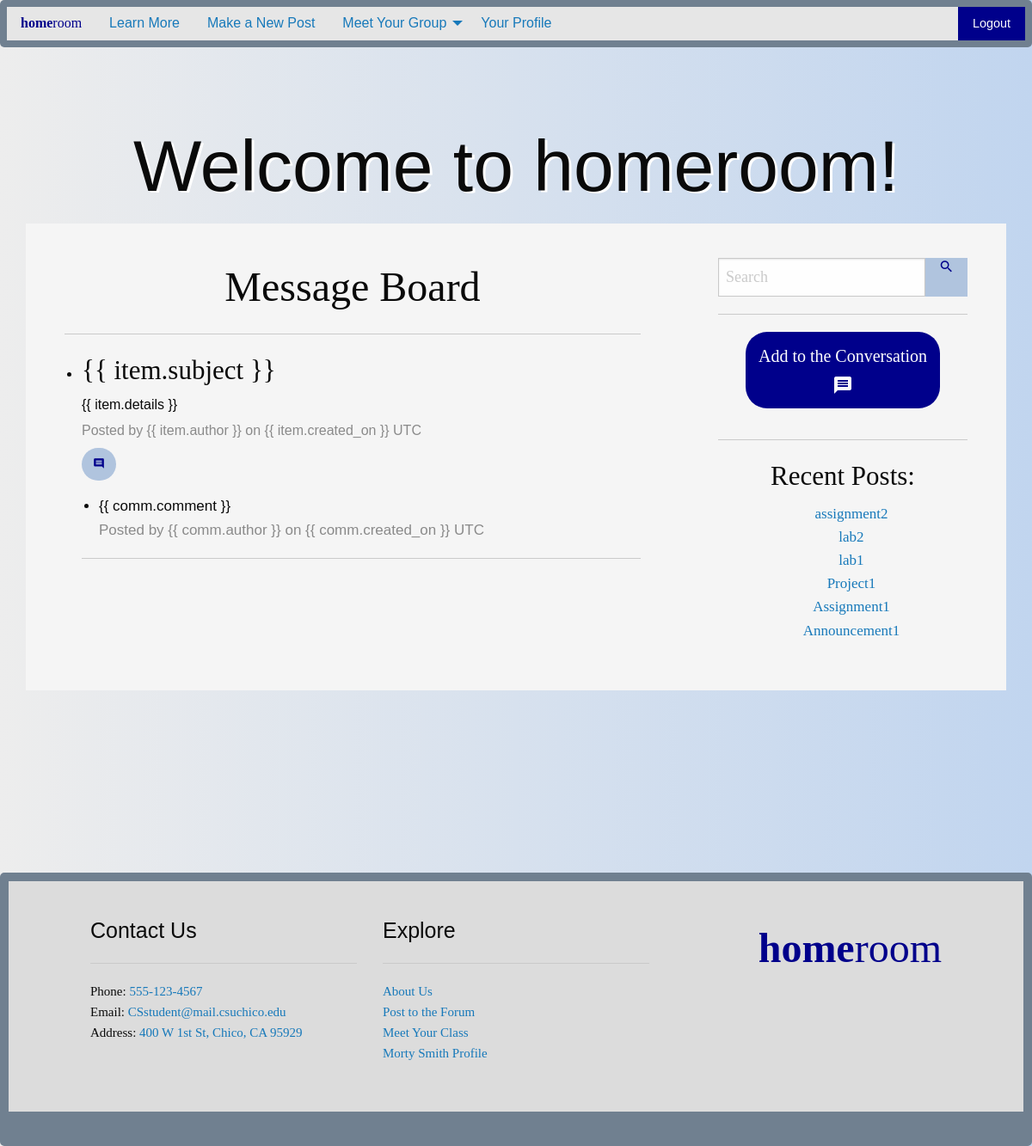
Before: / (signed in) with the older database file.
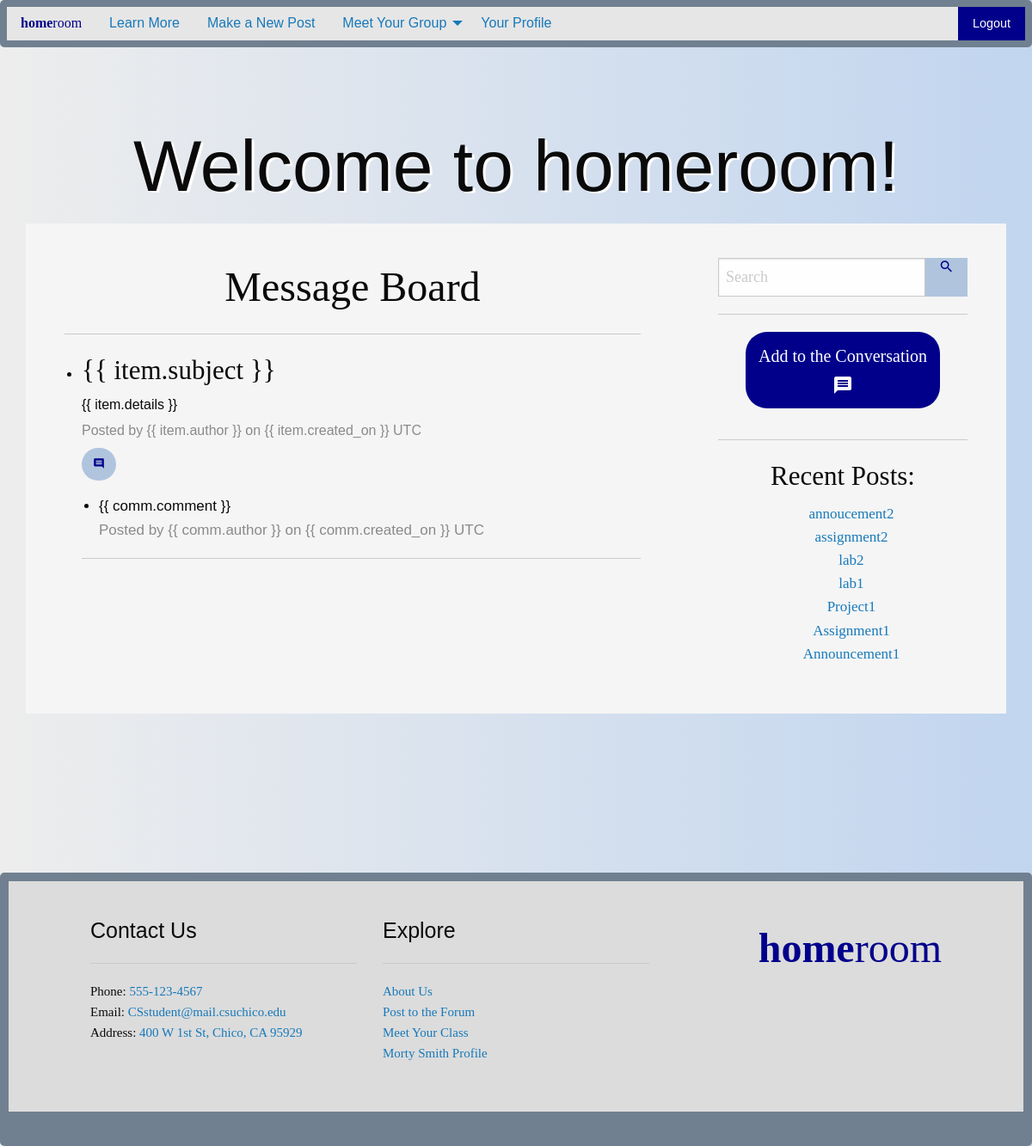
After: the same page with the newer database file.
### myapp/models.py (models this page shows, shortened)
class Post_Model(models.Model):
    subject = models.CharField(max_length=240)
    details = models.TextField()
    created_on = models.DateTimeField(auto_now_add=True, blank=True)
    author = models.ForeignKey(
        User,
        on_delete=models.CASCADE
    )

### myapp/views.py (the view)
# urls.py: path('', views.index, name='index'),
def index(request):
    myDate = datetime.now()
    site_name = 'homeroom'
    message = """Simple to use. No cost to you.
        A safe place to connect with your class and communicate better."""
    post_list = Post_Model.objects.all().order_by("-created_on")
    user_list = User.objects.all()
    student_list = Student_Model.objects.all()
    context = {
        'site_name':site_name,
        'message':message,
        'post_list':post_list,
        'student_list':student_list,
        'user_list':user_list,
        'date':myDate
    }
    return render(request, 'index.html', context)

### myapp/templates/index.html (shortened to what this page needs)
{% extends "base.html" %}
{% load static %}
{% block body %}
  <div class="grid-container" id="main-body">
    <div class="grid-y medium-grid-frame">
      <div class="cell shrink header medium-cell-block-container">
        {% if user.is_authenticated %}
        <div id="app2">
          <span v-bind:title="hovermessage">
            <h1 class="text-center sans-serif-text welcome">
              Welcome to {{ site_name }}!
            </h1>
          </span>
        </div>
        {% endif %}
      </div>
      {% if user.is_authenticated %}
      <div class="cell medium-auto medium-cell-block-container">
        <div class="grid-x grid-padding-x">
          <div class="cell medium-8 medium-cell-block-y main-text">
            <div class="main-text serif-text">
              <h1 class="serif-text text-center">Message Board</h1>
              <hr>
              <div id="app-post">
                <ul class="text-justify">
                  <li v-for = "item in posts">
                    {% verbatim %}
                    <h3 class="serif-text">{{ item.subject }}<h3>
                    <h6 class="sans-serif-text">{{ item.details }}</h6>
                    <h6 class="sans-serif-text subheader">
                      Posted by {{ item.author }} on {{ item.created_on }} UTC
                    </h6>
                    <a v-bind:href="'/comment/'+ item.id +'/'" class="button buttonL rounded small">
                      <i class="material-icons" style="font-size:14px;">comment</i>
                    </a>
                    <ul>
                      <li v-for="comm in item.comments">
                        <div class="sans-serif-text">{{ comm.comment }}
                          <div class="sans-serif-text subheader">
                            Posted by {{ comm.author }} on {{ comm.created_on }} UTC
                          </div>
                        </div>
                      </li>
                    </ul>
                    <hr>
                    {% endverbatim %}
                  </li>
                </ul>
              </div>
            </div>
          </div>
          <div class="cell medium-4 medium-cell-block-y main-text">
            <div class="main-text serif-text">
              <div class="serif-text input-group">
                <input class="input-group-field searchfield" type="search"
                  style="font-size:18px;" placeholder="Search">
                <button class="input-group-button button buttonL">
                  <i class="material-icons" style="font-size:18px;">search</i>
                </button>
              </div>
              <div class="serif-text text-center">
                <hr>
                <a href="message_board/" class="button button1">
                  <h5 class="serif-text">Add to the Conversation</h5>
                  <i class="material-icons" style="font-size:24px;">message</i>
                </a>
              </div>
              <hr>
              <h3 class="serif-text text-center">Recent Posts:</h3>
              <ul class="text-center nobullet">
                {% for item in post_list %}
                <li><a href="#">{{ item.subject }}</a></li>
                {% endfor %}
              </ul>
            </div>
          </div>
        </div>
      </div>
      {% endif %}
    </div>
  </div>
{% endblock %}

### chat/templates/base.html (shortened to what this page needs)
{% load static %}
<!DOCTYPE html>
<html class="no-js" lang="en" dir="ltr">
  <head>
    <link rel="stylesheet" href="{% static "/css/foundation.css" %}">
    <link rel="stylesheet" href="{% static "css/app.css" %}">
  </head>
  <body>
      <div class="top-bar" id="main-menu">
        <div class="top-bar-left">
          <ul class="vertical medium-horizontal dropdown menu" data-dropdown-menu>
            <a class="logo" href="/"><b>home</b>room</a>
            <li class="has-submenu">
              <a href="/about/">Learn More</a>
            </li>
            {% if user.is_authenticated %}
            <li class="has-submenu">
              <a href="/forum/">Make a New Post</a>
            </li>
            <li class="has-submenu">
              <a href="/meet/">Meet Your Group</a>
            </li>
            <li class="has-submenu">
              <a href="/profile/">Your Profile</a>
            </li>
            {% endif %}
          </ul>
        </div>
        <div class="top-bar-right">
          <ul class="vertical medium-horizontal menu">
            {% if user.is_authenticated %}
            <li><a href="/logout/" class="button buttonR">Logout</a></li>
            {% else %}
            <li><a href="/login/" class="button buttonL">Login</a></li>
            <li><a href="/register/" class="button buttonR">Register</a></li>
            {% endif %}
          </ul>
        </div>
      </div>
    {% block body %}{% endblock %}
      <div>
        <footer class="cell shrink footer">
          <div id="foot-body">
            <div class="grid-x grid-padding-x foot-text">
              <div class="cell large-4 medium-6">
                <h4 class="text-left sans-serif-text">Contact Us</h4>
                <hr>
                <p class="serif-text">Phone: <a href="#">555-123-4567</a><br>
                  Email: <a href="#">CSstudent@mail.csuchico.edu</a><br>
                  Address: <a href="#">400 W 1st St, Chico, CA 95929</a>
                </p>
              </div>
              <div class="cell large-4 medium-6">
                <h4 class="text-left sans-serif-text">Explore</h4>
                <hr>
                <p class="serif-text">
                  <a href="/about/">About Us</a><br>
                  {% if user.is_authenticated %}
                  <a href="/forum/">Post to the Forum</a><br>
                  <a href="/meet/">Meet Your Class</a><br>
                  <a href="/profile/">{{ user.first_name }} {{ user.last_name }} Profile</a>
                  {%  endif %}
                </p>
              </div>
              <div class="cell auto large-text-right">
                <h1><a class="logo" href="/"><b>home</b>room</a></h1>
              </div>
            </div>
          </div>
        </footer>
      </div>
  </body>
</html>

### myapp/static/css/app.css (style rules this page uses)
body { background: linear-gradient(to right, #EDEDED, #C1D5EF); overflow-x: hidden; }
.sans-serif-text { font-family: "Optima", sans-serif; }
.serif-text { font-family: "Garamond", serif; }
.welcome { font-size: 7vw; text-shadow: 3px 2px #FFFFFF; }
.button1 { background-color: #00008B; border-radius: 25px; }
.buttonL { color: #00008B; background: #B0C4DE; }
.buttonR { background: #00008B; }
.rounded { border-radius: 25px; }
.top-bar { font-family: "Optima", sans-serif; background: #708090; border-radius: 5px; }
.logo { font-family: "AmericanTypewriter"; color: #00008B; }
#main-body { padding: 80px 30px; }
.main-text { font-size: 17px; padding: 20px 30px; background: #F5F5F5; }
.searchfield { width: 100%; border: 1px solid #c9c9c9; border-radius: 25px; }
.nobullet { list-style-type: none; }
#foot-body { border-style: solid; border-width: 10px; border-bottom: 40px solid #708090; border-radius: 5px; border-color: #708090; padding: 20px 0px; background: #DCDCDC; }
.foot-text { font-size: 15px; padding: 20px 80px; }

Changed rows visible on the page:
added Post_Model: subject "annoucement2"
